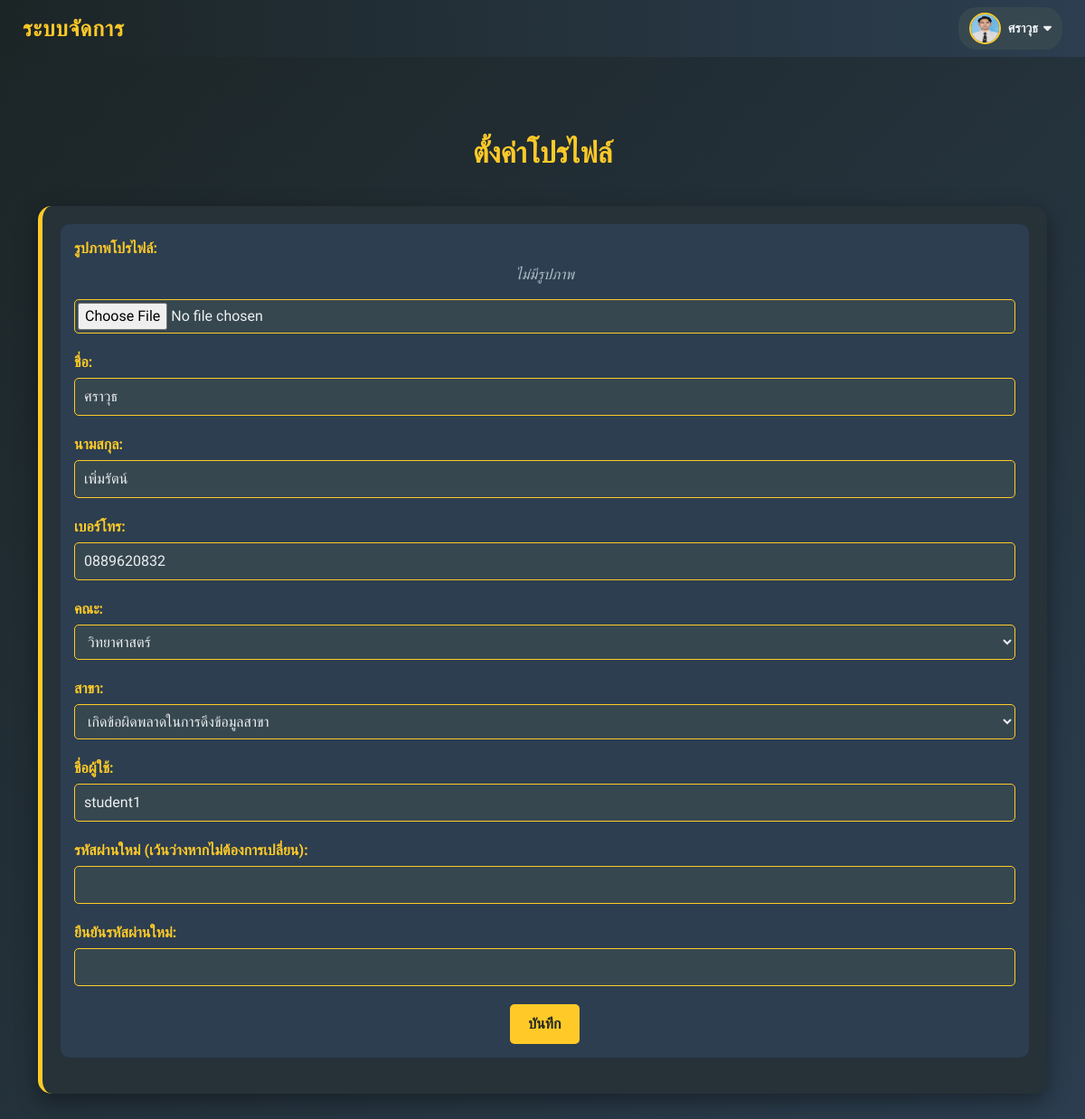
/Student/Booking/setting.php (signed in), run on the app's committed database.
### tables this page shows
CREATE TABLE `students` (
  `stu_ID` int(10) NOT NULL,
  `stu_username` varchar(255) NOT NULL,
  `stu_password` varchar(255) NOT NULL,
  `stu_year` varchar(4) NOT NULL,
  `stu_license` varchar(13) NOT NULL,
  `stu_name` varchar(255) NOT NULL,
  `stu_lastname` varchar(255) NOT NULL,
  `stu_tel` varchar(10) NOT NULL,
  `stu_faculty` varchar(255) NOT NULL,
  `stu_major` varchar(255) NOT NULL,
  `stu_status` enum('ขึ้นรถแล้ว','ลา','สาย','เลิกเรียนแล้ว') DEFAULT NULL,
  `created_at` timestamp NOT NULL DEFAULT current_timestamp(),
  `last_login` datetime DEFAULT NULL,
  `login_status` varchar(20) DEFAULT 'inactive',
  `stu_img` varchar(255) DEFAULT NULL
);

CREATE TABLE `faculties` (
  `faculty_id` int(11) NOT NULL,
  `faculty_name` varchar(100) NOT NULL
);

### Student/Booking/setting.php (the view, shortened to what this page needs)
<?php
require_once 'condb.php';
$stu_username = $_SESSION['user_name'];
$user = null;
try {
    $sql = "SELECT stu_ID, stu_name, stu_lastname, stu_tel, stu_faculty, stu_major, stu_username, stu_img
            FROM students
            WHERE stu_username = :stu_username";
    $stmt = $conn->prepare($sql);
    $stmt->bindParam(':stu_username', $stu_username, PDO::PARAM_STR);
    $stmt->execute();
    $user = $stmt->fetch(PDO::FETCH_ASSOC);
} catch (PDOException $e) {
    $_SESSION['error'] = "เกิดข้อผิดพลาด: " . $e->getMessage();
}
try {
    $stmt = $conn->prepare("SELECT faculty_id, faculty_name FROM faculties ORDER BY faculty_name");
    $stmt->execute();
    $faculties = $stmt->fetchAll(PDO::FETCH_ASSOC);
} catch (PDOException $e) {
    $_SESSION['error'] = "เกิดข้อผิดพลาดในการดึงข้อมูลคณะ: " . $e->getMessage();
    $faculties = [];
}
?>
<!DOCTYPE html>
<html lang="th">
<head>
    <link href="https://cdn.jsdelivr.net/npm/bootstrap@5.3.0-alpha1/dist/css/bootstrap.min.css" rel="stylesheet">
    <link rel="stylesheet" href="https://cdnjs.cloudflare.com/ajax/libs/font-awesome/6.4.0/css/all.min.css">
    <link href="https://cdn.jsdelivr.net/npm/sweetalert2@11/dist/sweetalert2.min.css" rel="stylesheet">
</head>
<body>
    <?php include 'navbar.php'; ?>
    <div class="container">
        <h2>ตั้งค่าโปรไฟล์</h2>
        <?php if ($user): ?>
            <div class="settings-card">
                <div class="form-section">
                    <form method="POST" enctype="multipart/form-data">
                        <div class="form-group">
                            <label>รูปภาพโปรไฟล์:</label>
                            <?php if (!empty($user['stu_img']) && file_exists('../uploads/' . $user['stu_img'])): ?>
                                <img src="../uploads/<?php echo htmlspecialchars($user['stu_img']); ?>" alt="Profile Image" class="profile-image">
                            <?php else: ?>
                                <p class="no-image">ไม่มีรูปภาพ</p>
                            <?php endif; ?>
                            <input type="file" id="stu_img" name="stu_img" accept="image/jpeg,image/png">
                        </div>
                        <div class="form-group">
                            <label for="stu_name">ชื่อ:</label>
                            <input type="text" id="stu_name" name="stu_name" value="<?php echo htmlspecialchars($user['stu_name']); ?>" required>
                        </div>
                        <div class="form-group">
                            <label for="stu_lastname">นามสกุล:</label>
                            <input type="text" id="stu_lastname" name="stu_lastname" value="<?php echo htmlspecialchars($user['stu_lastname']); ?>" required>
                        </div>
                        <div class="form-group">
                            <label for="stu_tel">เบอร์โทร:</label>
                            <input type="text" id="stu_tel" name="stu_tel" value="<?php echo htmlspecialchars($user['stu_tel']); ?>" required>
                        </div>
                        <div class="form-group">
                            <label for="stu_faculty">คณะ:</label>
                            <select id="stu_faculty" name="stu_faculty" required>
                                <?php foreach ($faculties as $faculty): ?>
                                    <option value="<?php echo htmlspecialchars($faculty['faculty_name']); ?>" <?php echo $user['stu_faculty'] === $faculty['faculty_name'] ? 'selected' : ''; ?>>
                                        <?php echo htmlspecialchars($faculty['faculty_name']); ?>
                                    </option>
                                <?php endforeach; ?>
                            </select>
                        </div>
                        <div class="form-group">
                            <label for="stu_major">สาขา:</label>
                            <select id="stu_major" name="stu_major" required>
                                <option value="">เลือกสาขา</option>
                            </select>
                        </div>
                        <div class="form-group">
                            <label for="stu_username">ชื่อผู้ใช้:</label>
                            <input type="text" id="stu_username" name="stu_username" value="<?php echo htmlspecialchars($user['stu_username']); ?>" required>
                        </div>
                        <div class="form-group">
                            <label for="stu_password">รหัสผ่านใหม่ (เว้นว่างหากไม่ต้องการเปลี่ยน):</label>
                            <input type="password" id="stu_password" name="stu_password">
                        </div>
                        <div class="form-group">
                            <label for="confirm_password">ยืนยันรหัสผ่านใหม่:</label>
                            <input type="password" id="confirm_password" name="confirm_password">
                        </div>
                        <button type="submit" class="btn-save">บันทึก</button>
                    </form>
                </div>
            </div>
        <?php endif; ?>
    </div>
</body>
</html>

### Student/Booking/style_navbar.css (style rules this page uses)
* { margin: 0; padding: 0; box-sizing: border-box; }
body { font-family: 'Chakra Petch', sans-serif; margin-top: 50px; }

### Student/Booking/setting.php (style rules this page uses)
body { background: linear-gradient(135deg, #1c2526 0%, #2c3e50 100%); font-family: 'Chakra Petch', sans-serif; min-height: 100vh; margin: 0; position: relative; overflow-x: hidden; padding-top: 80px; color: #eceff1; }
.container { padding-top: 20px; padding-bottom: 50px; }
h2 { color: #ffca28; font-weight: 700; text-transform: uppercase; margin-bottom: 40px; text-align: center; }
.settings-card { background: #263238; border-radius: 15px; padding: 20px; margin-bottom: 40px; box-shadow: 0 8px 25px rgba(0, 0, 0, 0.4); border-left: 5px solid #ffca28; transition: transform 0.3s ease; }
.form-section { background: #2c3e50; border-radius: 10px; padding: 15px; margin-bottom: 20px; }
.form-group { margin-bottom: 20px; }
.form-group label { color: #ffca28; font-weight: 600; margin-bottom: 5px; display: block; }
.form-group input, .form-group select { width: 100%; background: #37474f; color: #eceff1; border: 1px solid #ffca28; border-radius: 5px; padding: 8px 10px; font-size: 1rem; }
.form-group input[type="file"] { padding: 3px; }
.no-image { text-align: center; color: #b0bec5; margin-bottom: 15px; font-style: italic; }
.btn-save { background: #ffca28; color: #1c2526; border: none; border-radius: 5px; padding: 10px 20px; font-size: 1rem; font-weight: 600; transition: background 0.3s ease; display: block; margin: 20px auto 0; }

### data on the page
students: stu_name "ศราวุธ", stu_lastname "เพิ่มรัตน์", stu_tel "0889620832", stu_faculty "วิทยาศาสตร์", stu_username "student1"

### other printed values
$_SESSION['stu_name'] "ศราวุธ"
